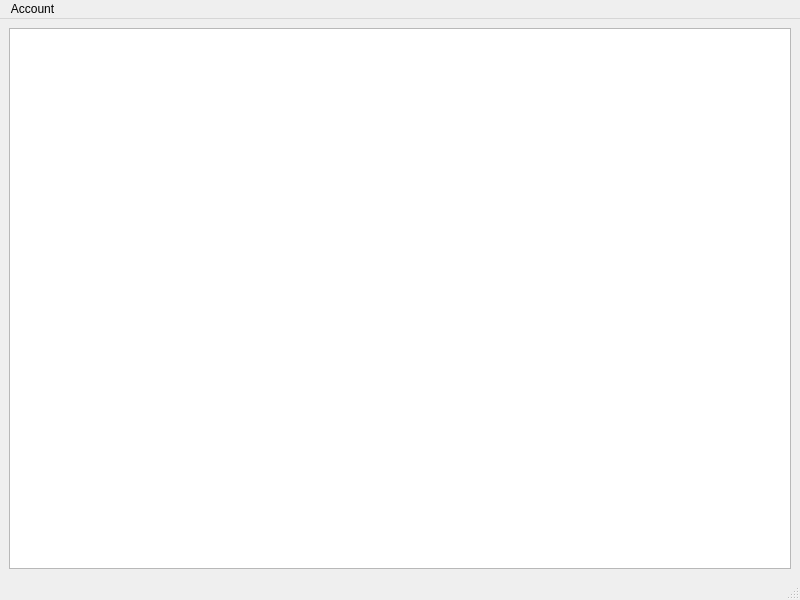
<?xml version="1.0" encoding="UTF-8"?>
<ui version="4.0">
 <class>MainWindow</class>
 <widget class="QMainWindow" name="MainWindow">
  <property name="geometry">
   <rect>
    <x>0</x>
    <y>0</y>
    <width>800</width>
    <height>600</height>
   </rect>
  </property>
  <property name="windowTitle">
   <string>ExileBot2</string>
  </property>
  <widget class="QWidget" name="centralwidget">
   <layout class="QHBoxLayout" name="horizontalLayout">
    <item>
     <widget class="QTreeView" name="AccountView"/>
    </item>
   </layout>
  </widget>
  <widget class="QMenuBar" name="menubar">
   <property name="geometry">
    <rect>
     <x>0</x>
     <y>0</y>
     <width>800</width>
     <height>22</height>
    </rect>
   </property>
   <widget class="QMenu" name="menuAccount">
    <property name="title">
     <string>Account</string>
    </property>
    <addaction name="actionStart"/>
    <addaction name="actionQuit"/>
    <addaction name="actionInsert"/>
    <addaction name="actionRemove"/>
    <addaction name="actionRender"/>
    <addaction name="actionImport"/>
   </widget>
   <addaction name="menuAccount"/>
  </widget>
  <widget class="QStatusBar" name="statusbar"/>
  <action name="actionStart">
   <property name="text">
    <string>Start</string>
   </property>
  </action>
  <action name="actionQuit">
   <property name="text">
    <string>Quit</string>
   </property>
  </action>
  <action name="actionInsert">
   <property name="text">
    <string>Insert</string>
   </property>
   <property name="shortcut">
    <string>Ins</string>
   </property>
  </action>
  <action name="actionRemove">
   <property name="text">
    <string>Remove</string>
   </property>
   <property name="shortcut">
    <string>Del</string>
   </property>
  </action>
  <action name="actionRender">
   <property name="text">
    <string>Render</string>
   </property>
   <property name="shortcut">
    <string>Space</string>
   </property>
  </action>
  <action name="actionImport">
   <property name="text">
    <string>Import</string>
   </property>
  </action>
 </widget>
 <resources/>
 <connections/>
</ui>
